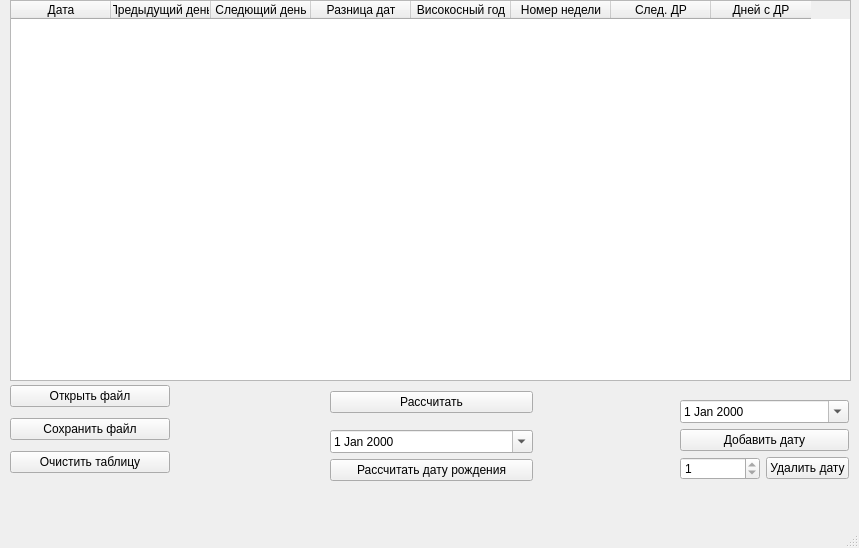
<?xml version="1.0" encoding="UTF-8"?>
<ui version="4.0">
 <class>MainWindow</class>
 <widget class="QMainWindow" name="MainWindow">
  <property name="geometry">
   <rect>
    <x>0</x>
    <y>0</y>
    <width>859</width>
    <height>548</height>
   </rect>
  </property>
  <property name="minimumSize">
   <size>
    <width>859</width>
    <height>548</height>
   </size>
  </property>
  <property name="maximumSize">
   <size>
    <width>859</width>
    <height>548</height>
   </size>
  </property>
  <property name="windowTitle">
   <string>MainWindow</string>
  </property>
  <widget class="QWidget" name="centralwidget">
   <widget class="QTableWidget" name="tableWidget">
    <property name="geometry">
     <rect>
      <x>10</x>
      <y>0</y>
      <width>841</width>
      <height>381</height>
     </rect>
    </property>
    <attribute name="horizontalHeaderDefaultSectionSize">
     <number>100</number>
    </attribute>
    <column>
     <property name="text">
      <string>Дата</string>
     </property>
    </column>
    <column>
     <property name="text">
      <string>Предыдущий день</string>
     </property>
    </column>
    <column>
     <property name="text">
      <string>Следющий день</string>
     </property>
    </column>
    <column>
     <property name="text">
      <string>Разница дат</string>
     </property>
    </column>
    <column>
     <property name="text">
      <string>Високосный год</string>
     </property>
    </column>
    <column>
     <property name="text">
      <string>Номер недели</string>
     </property>
    </column>
    <column>
     <property name="text">
      <string>След. ДР</string>
     </property>
    </column>
    <column>
     <property name="text">
      <string>Дней с ДР</string>
     </property>
    </column>
   </widget>
   <widget class="QWidget" name="verticalLayoutWidget_4">
    <property name="geometry">
     <rect>
      <x>680</x>
      <y>380</y>
      <width>169</width>
      <height>121</height>
     </rect>
    </property>
    <layout class="QVBoxLayout" name="verticalLayout_3">
     <item>
      <layout class="QVBoxLayout" name="verticalLayout_2">
       <item>
        <widget class="QDateEdit" name="dateEdit">
         <property name="calendarPopup">
          <bool>true</bool>
         </property>
        </widget>
       </item>
       <item>
        <widget class="QPushButton" name="pushButton_3">
         <property name="text">
          <string>Добавить дату</string>
         </property>
        </widget>
       </item>
       <item>
        <layout class="QHBoxLayout" name="horizontalLayout">
         <item>
          <widget class="QSpinBox" name="spinBox">
           <property name="wrapping">
            <bool>false</bool>
           </property>
           <property name="minimum">
            <number>1</number>
           </property>
           <property name="maximum">
            <number>1</number>
           </property>
          </widget>
         </item>
         <item>
          <widget class="QPushButton" name="pushButton_4">
           <property name="text">
            <string>Удалить дату</string>
           </property>
          </widget>
         </item>
        </layout>
       </item>
      </layout>
     </item>
    </layout>
   </widget>
   <widget class="QWidget" name="verticalLayoutWidget">
    <property name="geometry">
     <rect>
      <x>10</x>
      <y>380</y>
      <width>160</width>
      <height>100</height>
     </rect>
    </property>
    <layout class="QVBoxLayout" name="verticalLayout">
     <item>
      <widget class="QPushButton" name="pushButton">
       <property name="text">
        <string>Открыть файл</string>
       </property>
      </widget>
     </item>
     <item>
      <widget class="QPushButton" name="pushButton_5">
       <property name="text">
        <string>Сохранить файл</string>
       </property>
      </widget>
     </item>
     <item>
      <widget class="QPushButton" name="pushButton_7">
       <property name="text">
        <string>Очистить таблицу</string>
       </property>
      </widget>
     </item>
    </layout>
    <zorder>pushButton_5</zorder>
    <zorder>pushButton</zorder>
    <zorder>pushButton_7</zorder>
   </widget>
   <widget class="QWidget" name="verticalLayoutWidget_2">
    <property name="geometry">
     <rect>
      <x>330</x>
      <y>380</y>
      <width>203</width>
      <height>114</height>
     </rect>
    </property>
    <layout class="QVBoxLayout" name="verticalLayout_4">
     <item>
      <widget class="QPushButton" name="pushButton_2">
       <property name="text">
        <string>Рассчитать</string>
       </property>
      </widget>
     </item>
     <item>
      <layout class="QVBoxLayout" name="verticalLayout_5">
       <item>
        <widget class="QDateEdit" name="dateEdit_2">
         <property name="calendarPopup">
          <bool>true</bool>
         </property>
        </widget>
       </item>
       <item>
        <widget class="QPushButton" name="pushButton_6">
         <property name="text">
          <string>Рассчитать дату рождения</string>
         </property>
        </widget>
       </item>
      </layout>
     </item>
    </layout>
   </widget>
  </widget>
  <widget class="QMenuBar" name="menubar">
   <property name="geometry">
    <rect>
     <x>0</x>
     <y>0</y>
     <width>859</width>
     <height>24</height>
    </rect>
   </property>
  </widget>
  <widget class="QStatusBar" name="statusbar"/>
 </widget>
 <tabstops>
  <tabstop>pushButton</tabstop>
  <tabstop>pushButton_5</tabstop>
  <tabstop>pushButton_2</tabstop>
  <tabstop>dateEdit_2</tabstop>
  <tabstop>pushButton_6</tabstop>
  <tabstop>dateEdit</tabstop>
  <tabstop>pushButton_3</tabstop>
  <tabstop>tableWidget</tabstop>
  <tabstop>pushButton_4</tabstop>
  <tabstop>spinBox</tabstop>
 </tabstops>
 <resources/>
 <connections/>
</ui>
